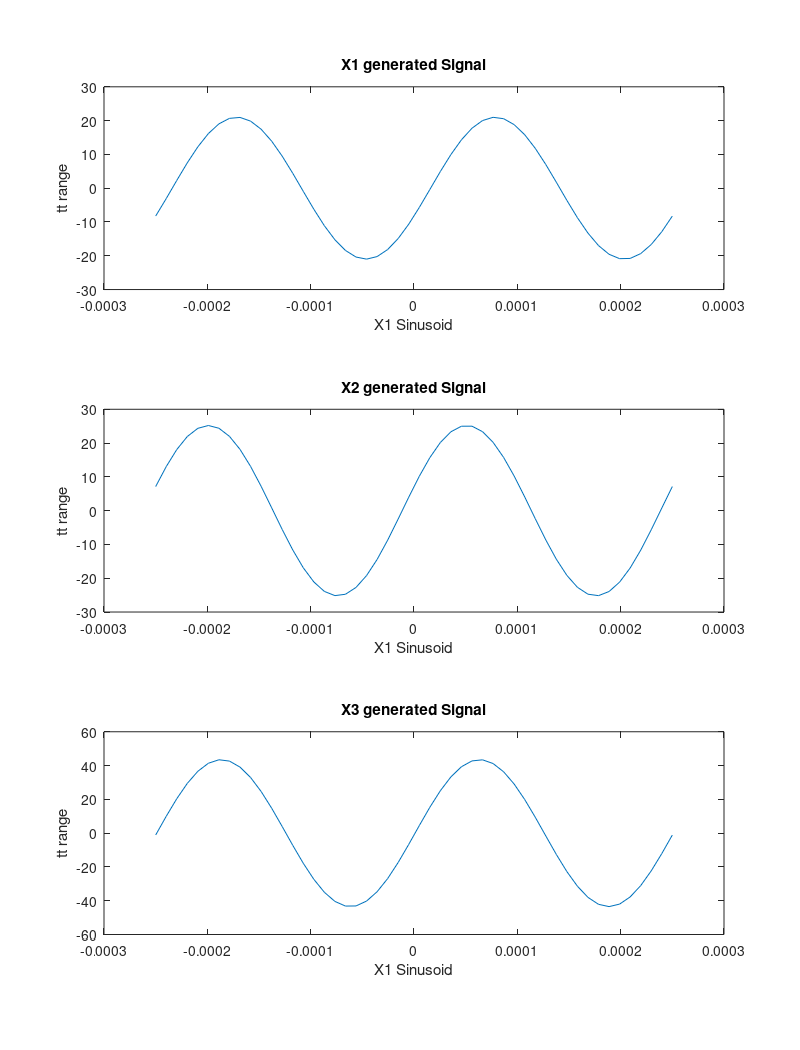

The MATLAB source for this figure:
f = 4000;
Tp = 1/f;
N_samples = 50;

tt = linspace(-Tp, Tp, N_samples);

Age = 21;
Month = 7;
Day = 23;

Amp1 = Age;
Amp2 = 1.2 * Amp1;

tm1 = (37.2 / Month) * Tp;
tm2 = -(41.3 / Day) * Tp;

x1 = Amp1 * cos(2 * pi * f * (tt - tm1));
x2 = Amp2 * cos(2 * pi * f * (tt - tm2));

x3 = x1 + x2

figure();

subplot(3, 1, 1);
plot(tt, x1);
xlabel("X1 Sinusoid");
ylabel("tt range");
title("X1 generated Signal");

subplot(3, 1, 2);
plot(tt, x2);
xlabel("X1 Sinusoid")
ylabel("tt range");
title("X2 generated Signal");

subplot(3, 1, 3);
plot(tt, x3);
xlabel("X1 Sinusoid")
ylabel("tt range");
title("X3 generated Signal");

orient(gcf, "tall");

saveas(gcf, "subplots_tall.png");

figure(gcf);

% complex exponential for 3.2

x1 = Amp1 * exp(i * 8000 * pi * (tt - tm1))